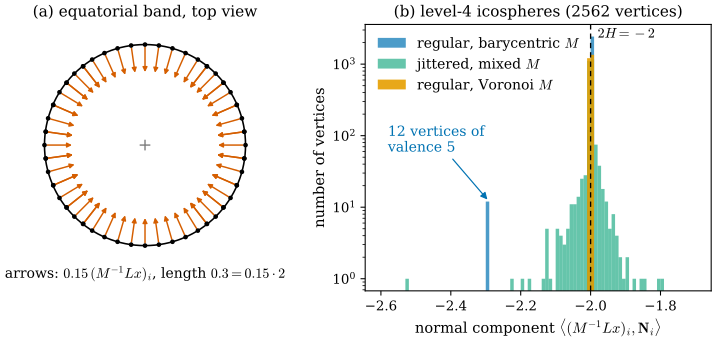

Write Python code to recreate this figure.
"""Figure 31.3.3: the cotan Laplacian of the position is the mean curvature normal (Section 31.3).

(a) Unit icosphere, level 3 (642 vertices), mixed Voronoi mass. The vertices with |z| < 0.09 (a band around the
    equator) seen from above, with the vectors (M^{-1} L x)_i projected to the xy-plane and scaled by 0.15.
    Every vector points to the centre and has length 2 = |2 H N| (H = -1 for the outward normal).
(b) Histogram of the normal component <(M^{-1} L x)_i, N_i> (N_i = x_i, exact outward normal) on the level-4
    icosphere (2562 vertices) with the barycentric mass (blue) and the mixed Voronoi mass (orange: all values
    equal -2 to 1e-12), and on the jittered level-4 icosphere (vertices moved by 0.1 h and projected back, seed 1)
    with the mixed Voronoi mass (green; standard deviation 0.020, range [-2.52, -1.79]). The spread is not the
    pointwise noise of Figure 31.2.5: with the pure circumcentric Voronoi area the normal component is exactly -2 on
    the jittered mesh too, and the mixed area deviates from it only at the 439 vertices next to one of the 178
    obtuse triangles.
Self-check: Voronoi mass on the inscribed regular icosphere gives exactly -2; the tangential part is below 0.01;
on the jittered mesh the deviation is confined to vertices next to obtuse triangles.

Run from the project root: ``PYTHONPATH=tools python3 chapters/31-meshes/figures/fig-31-3-3-mean-curvature-normal.py``
"""

import pathlib
import sys

sys.path.insert(0, str(pathlib.Path(__file__).resolve().parents[1] / "lib"))
import dgmesh as dm  # noqa: E402

import dgfig  # noqa: E402

dgfig.setup()

import matplotlib.pyplot as plt  # noqa: E402
import numpy as np  # noqa: E402
from matplotlib.patches import Circle, FancyArrowPatch  # noqa: E402

C = dgfig.COLORS
fig, (ax, axb) = plt.subplots(1, 2, figsize=(7.6, 3.7), gridspec_kw=dict(width_ratios=[0.9, 1.1], wspace=0.25))

# ---------------------------------------------------------------- (a)
V, F = dm.icosphere(3)
L = dm.cotan_laplacian(V, F)
m = dm.mass_voronoi(V, F)
Hn = (L @ V) / m[:, None]
assert np.allclose((Hn * V).sum(1), -2.0, atol=1e-10)
band = np.abs(V[:, 2]) < 0.09
ax.add_patch(Circle((0, 0), 1.0, fill=False, ec=C["main"], lw=1.2))
for p, h in zip(V[band], Hn[band]):
    ax.add_patch(FancyArrowPatch(p[:2], p[:2] + 0.15 * h[:2], arrowstyle="-|>", mutation_scale=7, color=C["normal"],
                                 lw=1.1, zorder=3))
ax.plot(V[band, 0], V[band, 1], "o", color=C["main"], ms=2.5, zorder=4)
ax.plot(0, 0, "+", color=C["aux"], ms=8)
ax.text(0.0, -1.32, r"arrows: $0.15\,(M^{-1}Lx)_i$, length $0.3 = 0.15 \cdot 2$", ha="center", fontsize=10.5)
ax.set_xlim(-1.25, 1.25)
ax.set_ylim(-1.45, 1.2)
ax.set_aspect("equal")
ax.set_axis_off()
ax.set_title("(a) equatorial band, top view", fontsize=11.5)

# ---------------------------------------------------------------- (b)
V4, F4 = dm.icosphere(4)
L4 = dm.cotan_laplacian(V4, F4)
nb = ((L4 @ V4) / dm.mass_barycentric(V4, F4)[:, None] * V4).sum(1)
Hv = (L4 @ V4) / dm.mass_voronoi(V4, F4)[:, None]
nv = (Hv * V4).sum(1)
tang = np.linalg.norm(Hv - nv[:, None] * V4, axis=1)
assert np.allclose(nv, -2.0, atol=1e-10) and tang.max() < 0.01
rng = np.random.default_rng(1)
for lv in range(1, 5):
    V0, F0 = dm.icosphere(lv)
    h = np.mean([np.linalg.norm(V0[a] - V0[b]) for a, b in dm.edges(F0)])
    J = V0 + 0.1 * h * rng.normal(size=V0.shape)
    J /= np.linalg.norm(J, axis=1, keepdims=True)
LJ = dm.cotan_laplacian(J, F0) @ J
nj = ((LJ / dm.mass_voronoi(J, F0)[:, None]) * J).sum(1)
# where does the spread come from?  Example 31.3.6 holds for any mesh inscribed in a sphere if A_i is the pure
# (circumcentric, possibly signed) Voronoi area; the mixed area differs from it only next to obtuse triangles.
angJ = dm.corner_angles(J, F0)
obt = np.zeros(len(J), bool)
for f in np.where(angJ.max(1) > np.pi / 2)[0]:
    obt[F0[f]] = True
AV = np.zeros(len(J))
for f, tri in enumerate(F0):
    for c in range(3):
        i, j, k = tri[c], tri[(c + 1) % 3], tri[(c + 2) % 3]
        AV[i] += (np.sum((J[i] - J[j]) ** 2) / np.tan(angJ[f, (c + 2) % 3])
                  + np.sum((J[i] - J[k]) ** 2) / np.tan(angJ[f, (c + 1) % 3])) / 8
assert np.allclose((LJ * J).sum(1) / AV, -2.0, atol=1e-9)        # pure Voronoi area: exactly -2 on the jittered mesh
assert np.allclose(nj[~obt], -2.0, atol=1e-9)                    # mixed area: exact away from obtuse triangles
assert (np.abs(nj[obt] + 2) > 1e-6).all() and obt.sum() == 439 and (angJ.max(1) > np.pi / 2).sum() == 178
bins = np.linspace(-2.6, -1.7, 91)
axb.hist(nb, bins=bins, color=C["tangent"], alpha=0.7, label="regular, barycentric $M$")
axb.hist(nj, bins=bins, color=C["third"], alpha=0.6, label="jittered, mixed $M$")
axb.hist(nv, bins=bins, color=C["accent"], alpha=0.9, label="regular, Voronoi $M$")
axb.axvline(-2.0, color=C["main"], lw=1.0, ls=(0, (4, 3)))
axb.text(-1.98, axb.get_ylim()[1] * 0.92, r"$2H = -2$", fontsize=10.5)
axb.set_yscale("log")
n5 = int((nb < -2.2).sum())
assert n5 == 12
axb.annotate("12 vertices of\nvalence 5", xy=(nb.min(), 12), xytext=(-2.58, 60), fontsize=10.5, color=C["tangent"],
             arrowprops=dict(arrowstyle="-|>", color=C["tangent"], lw=0.9))
axb.set_xlabel(r"normal component $\langle (M^{-1}Lx)_i, \mathbf{N}_i \rangle$")
axb.set_ylabel("number of vertices")
axb.legend(fontsize=10.5, frameon=False, loc="upper left")
axb.set_title("(b) level-4 icospheres (2562 vertices)", fontsize=11.5)
assert round(nb.min(), 2) == -2.29 and round(nb.max(), 2) == -1.99
assert round(nj.std(), 3) == 0.020 and round(nj.min(), 2) == -2.52 and round(nj.max(), 2) == -1.79

fig.subplots_adjust(left=0.01, right=0.98, top=0.9, bottom=0.15)
dgfig.save(fig, __file__)
